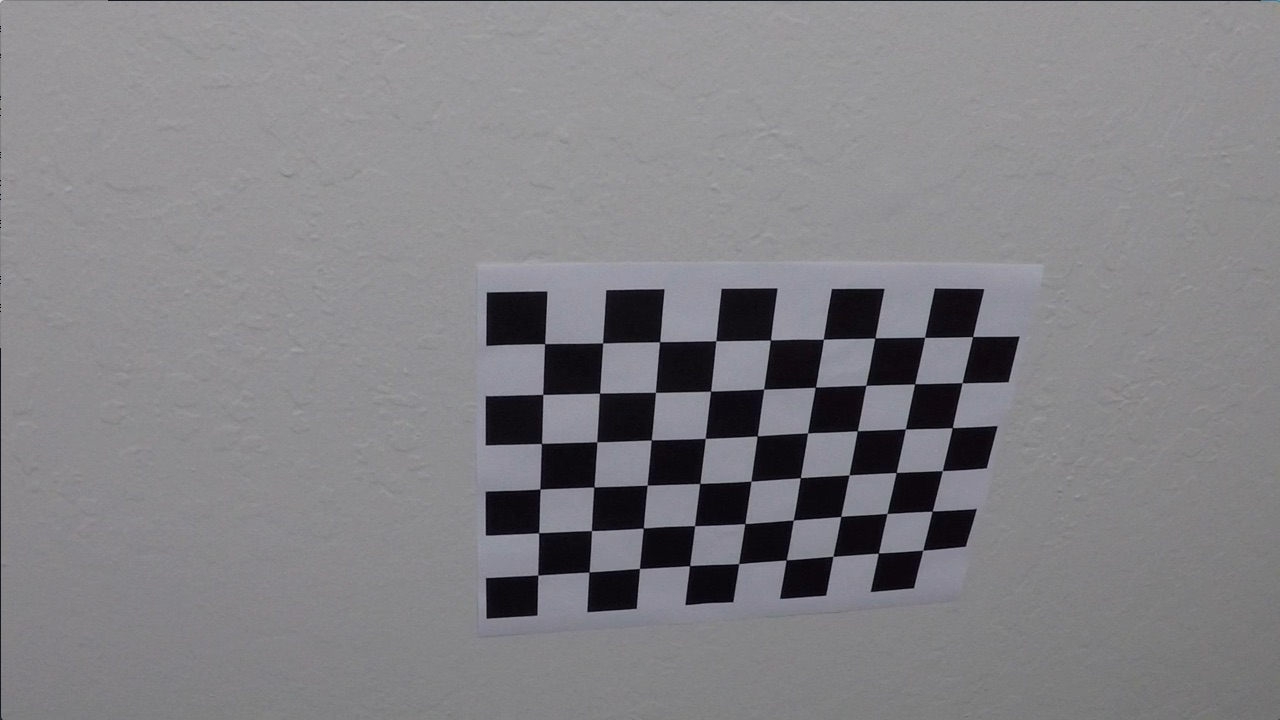
#> input picture p4_advanced_lane_lines/camera_cal/calibration10.jpg, 1280 x 720 px; its folder holds only this picture in this run
$ jupyter execute --allow-errors p4-advanced-lane-lines.ipynb   (shell and % lines are left out)   (older library calls are emulated)
#> lines starting #> are read from the running program, lines starting #| are printed output that depends on the picture; after the words box and inside, x2 and y2 are one past the last pixel; in counts of white or black regions, pixels touching at a corner belong together
### p4_advanced_lane_lines/utils.py
import numpy as np
import cv2
from scipy import signal


# [100 lines left out: functions abs_sobel_thresh, dir_threshold, mag_thresh, get_pixel_in_window, add_pixels_given_centres, not called in this run]


def evaluate_poly(indep, poly_coeffs):
    return poly_coeffs[0]*indep**2 + poly_coeffs[1]*indep + poly_coeffs[2]


def highlight_lane_line_area(mask_template, left_poly, right_poly, start_y=0, end_y =720):
    area_mask = mask_template
    for y in range(start_y, end_y):
        left = evaluate_poly(y, left_poly)
        right = evaluate_poly(y, right_poly)
        area_mask[y][int(left):int(right)] = 1
    return area_mask


# [6 lines left out: function add_figures_to_image, not called in this run]


def lane_poly(yval, poly_coeffs):
    """Returns x value for poly given a y-value.
    Note here x = Ay^2 + By + C."""
    return poly_coeffs[0]*yval**2 + poly_coeffs[1]*yval + poly_coeffs[2]


def draw_poly(img, poly, poly_coeffs, steps, color=[255, 0, 0], thickness=10, dashed=False):
    img_height = img.shape[0]
    pixels_per_step = img_height // steps

    for i in range(steps):
        start = i * pixels_per_step
        end = start + pixels_per_step

        start_point = (int(poly(start, poly_coeffs=poly_coeffs)), start)
        end_point = (int(poly(end, poly_coeffs=poly_coeffs)), end)

        if dashed == False or i % 2 == 1:
            img = cv2.line(img, end_point, start_point, color, thickness)
    return img


def binarize(image, gray_thresh=(20, 255), s_thresh=(170, 255), l_thresh=(30, 255), sobel_kernel=3):
    # first we take a copy of the source iamge
    image_copy = np.copy(image)

    # convert RGB image to HLS color space.
    # HLS more reliable when it comes to find out lane lines
    hls = cv2.cvtColor(image_copy, cv2.COLOR_RGB2HLS)
    s_channel = hls[:, :, 2]
    l_channel = hls[:, :, 1]

    # Next, we apply Sobel operator in X direction and calculate scaled derivatives.
    sobelx = cv2.Sobel(l_channel, cv2.CV_64F, 1, 0, ksize=sobel_kernel)
    abs_sobelx = np.absolute(sobelx)
    scaled_sobel = np.uint8(255 * abs_sobelx / np.max(abs_sobelx))

    # Next, we generate a binary image based on gray_thresh values.
    thresh_min = gray_thresh[0]
    thresh_max = gray_thresh[1]
    sobel_x_binary = np.zeros_like(scaled_sobel)
    sobel_x_binary[(scaled_sobel >= thresh_min) & (scaled_sobel <= thresh_max)] = 1

    # Next, we generated a binary image using S component of our HLS color scheme and
    # provided S threshold
    s_binary = np.zeros_like(s_channel)
    s_thresh_min = s_thresh[0]
    s_thresh_max = s_thresh[1]
    s_binary[(s_channel >= s_thresh_min) & (s_channel <= s_thresh_max)] = 1

    # Next, we generated a binary image using S component of our HLS color scheme and
    # provided S threshold
    l_binary = np.zeros_like(l_channel)
    l_thresh_min = l_thresh[0]
    l_thresh_max = l_thresh[1]
    l_binary[(l_channel >= l_thresh_min) & (l_channel <= l_thresh_max)] = 1

    # finally, return the combined binary image
    binary = np.zeros_like(sobel_x_binary)
    binary[((l_binary == 1) & (s_binary == 1) | (sobel_x_binary == 1))] = 1
    binary = 255 * binary.astype('uint8')  # single channel
    #binary = 255 * np.dstack((binary, binary, binary)).astype('uint8')  # three channel

    return noise_reduction(binary)


def noise_reduction(image, threshold=4):
    k = np.array([[1, 1, 1],
                  [1, 0, 1],
                  [1, 1, 1]])
    nb_neighbours = cv2.filter2D(image, ddepth=-1, kernel=k)
    image[nb_neighbours < threshold] = 0
    return image


# [111 lines left out: functions fit_lanes, road_info, not called in this run]

### p4_advanced_lane_lines/p4-advanced-lane-lines.ipynb
# Imports

[cell 1]
import numpy as np
import cv2
import glob
import pickle
from scipy import signal

import cProfile
pr = cProfile.Profile()
pr.disable()

from moviepy.editor import VideoFileClip
from IPython.display import HTML

import matplotlib.pyplot as plt
import matplotlib.image as mpimg

# a boatload of helper functions sourced from Udacity module components and Github
from utils import *

# Calibration

[cell 2]
# Prepare object points
nx, ny = 9, 6

# read cal files
images = glob.glob("camera_cal/calibration*.jpg")

# Generate object points
objp = np.zeros((nx * ny, 3), np.float32)
objp[:,:2] = np.mgrid[0:nx, 0:ny].T.reshape(-1, 2)

# Initialise image and object point arrays
objpoints = []
imgpoints = []

[cell 3]
# loop over cal images
for idx, fname in enumerate(images):

    # Read in image
    img = cv2.imread(fname)
#> img is the input picture: shape (720, 1280, 3); mean B, G, R 133.1, 129.4, 130.2

    # Convert to grayscale
    gray = cv2.cvtColor(img, cv2.COLOR_BGR2GRAY)

    # Find the chessboard corners
    ret, corners = cv2.findChessboardCorners(gray, (nx, ny), None)
#> ret = True; corners = 54 rows, first 8: [545.3, 343.1], [602.7, 342.8], [660.1, 341.3], [715.8, 340.7], [770.6, 340], [823.5, 339.2], [874.3, 338.5], [925.1, 337.4]

    # If found, draw corners
    if ret == True:

        # Fill image point and object point arrays
        imgpoints.append(corners)
        objpoints.append(objp)

        # Draw and display the corners
        cv2.drawChessboardCorners(img, (nx, ny), corners, ret)
#> img: shape (720, 1280, 3); 1.91% of pixels changed, all inside (x1, y1, x2, y2) = (532, 331, 980, 582)
        write_name = 'output_images/corners_'+str(idx)+'.jpg'
        cv2.imwrite(write_name, img)

[cell 4]
# Test undistortion on an image
img = cv2.imread('camera_cal/calibration1.jpg')
#> (the rest of this cell did not finish here and is left out)

[cell 5]
# Save the camera calibration result
dist_pickle = {}
#> (the rest of this cell did not finish here and is left out)

# Distortion Correction

[cell 6]
with open("camera_calibration_result.p", mode='rb') as f:
#> (reads p4_advanced_lane_lines/camera_calibration_result.p from the repository)
    camera_calib = pickle.load(f)
mtx = camera_calib["mtx"]
dist = camera_calib["dist"]

# open data file
raw = cv2.imread("test_images/signs_vehicles.png")
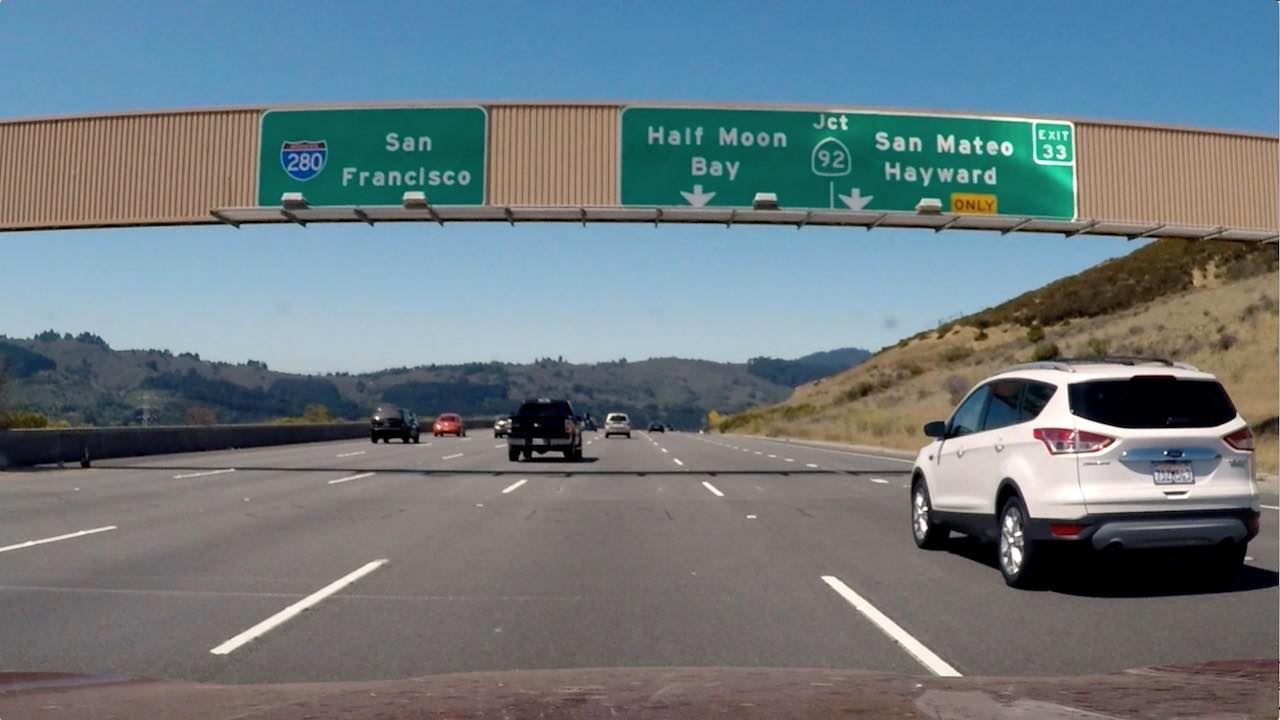
#> input picture p4_advanced_lane_lines/test_images/signs_vehicles.png, 1280 x 720 px
#> raw is the input picture: shape (720, 1280, 3); mean B, G, R 127.5, 121.6, 109.2
image = cv2.undistort(raw, mtx, dist, None, mtx)

# Visualize undistortion
#> (the rest of this cell did not finish here and is left out)

# Color Thresholding

[cell 7]

# open new image
raw = cv2.imread("test_images/test4.jpg")
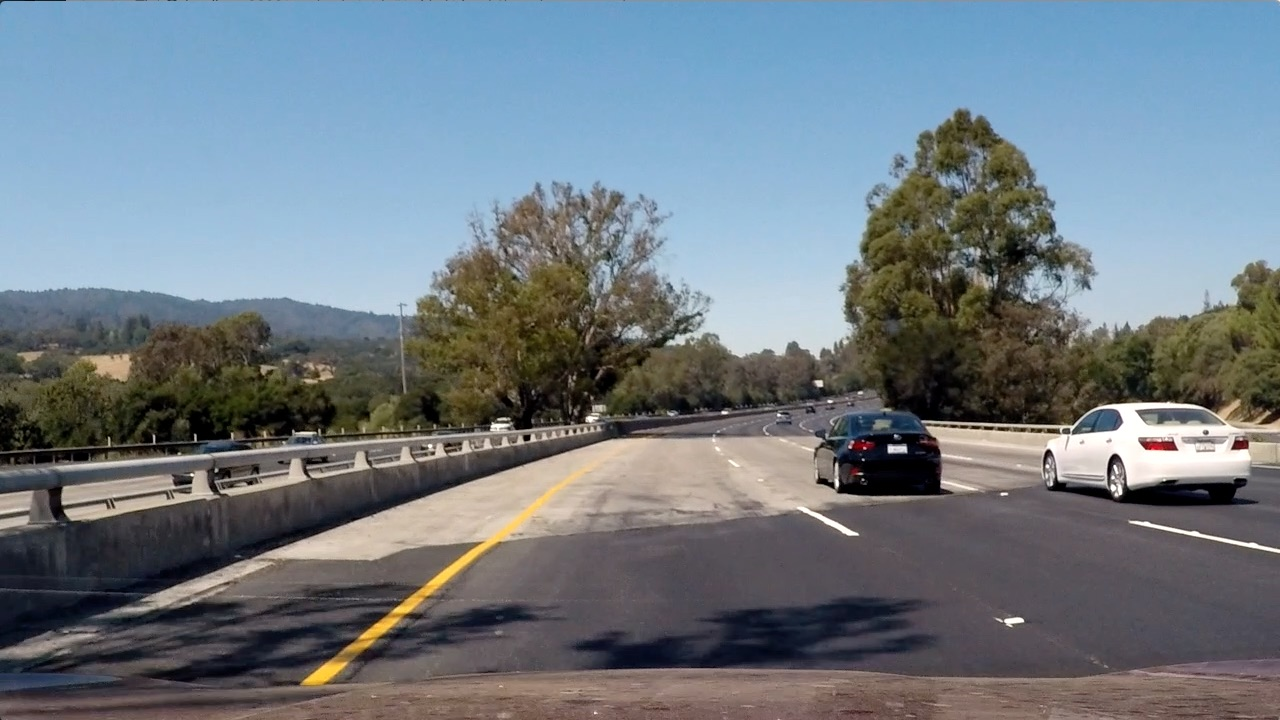
#> input picture p4_advanced_lane_lines/test_images/test4.jpg, 1280 x 720 px
#> raw is the input picture: shape (720, 1280, 3); mean B, G, R 130.9, 122.7, 112.2
image = cv2.undistort(raw, mtx, dist, None, mtx)

[cell 8]
combined_binary = binarize(image,
                           gray_thresh = (20, 255),
                           s_thresh = (170, 255),
                           l_thresh = (30, 255))
#> combined_binary: shape (720, 1280); 7.8% white; 2966 white regions (2447 under 20 px), largest, box (x1, y1, x2, y2) and area: (1051, 391, 1280, 509) 8207, (280, 468, 588, 701) 3921, (571, 191, 644, 355) 2354
plt.imshow(combined_binary, cmap="gray")
#> (this line was passed over: IPython is not available in this run)
write_name = 'output_images/color_thresh'+'.jpg'
plt.savefig(write_name)
#> (this line was passed over: IPython is not available in this run)

# Perspective Transform

[cell 9]
corners = np.float32([[253, 697],
                      [585, 456],
                      [700, 456],
                      [1061, 690]])
new_top_left = np.array([corners[0, 0], 0])
new_top_right = np.array([corners[3, 0], 0])
offset = [50, 0]

img_size = (image.shape[1], image.shape[0])
src = np.float32([corners[0], corners[1], corners[2], corners[3]])
dst = np.float32([corners[0] + offset, new_top_left + offset, new_top_right - offset, corners[3] - offset])

M = cv2.getPerspectiveTransform(src, dst)
M_inverse = cv2.getPerspectiveTransform(dst, src)

cv2.line(image, tuple(corners[0]), tuple(corners[1]), color=[255,0,0], thickness=2);
cv2.line(image, tuple(corners[1]), tuple(corners[2]), color=[255,0,0], thickness=2);
#> image: shape (720, 1280, 3); mean B, G, R 131.3, 122.8, 112.5
cv2.line(image, tuple(corners[2]), tuple(corners[3]), color=[255,0,0], thickness=2);
cv2.line(image, tuple(corners[3]), tuple(corners[0]), color=[255,0,0], thickness=2);

size = (image.shape[1], image.shape[0])
warped_raw = cv2.warpPerspective(image, M, size, flags=cv2.INTER_LINEAR)
warped = cv2.warpPerspective(combined_binary, M, size, flags=cv2.INTER_LINEAR)

#> (a cell that did not finish here is left out)

# Detect Lanes

[cell 11]
histogram = np.sum(warped[warped.shape[0] // 2:, :], axis=0)
#> histogram = 1280 values, max 85632 at index 350, min 0 at index 66, mean 3417.1
plt.figure(figsize=(10,4))
#> (this line was passed over: IPython is not available in this run)
plt.plot(histogram)
#> (this line was passed over: IPython is not available in this run)
write_name = 'output_images/lane_histo'+'.jpg'
plt.savefig(write_name)
#> (this line was passed over: IPython is not available in this run)

[cell 12]
# get midpoint
midpoint = np.int(histogram.shape[0] / 2)

# get left and right halves of the histogram
leftx_base = np.argmax(histogram[:midpoint])
#> leftx_base = 350
rightx_base = np.argmax(histogram[midpoint:]) + midpoint
#> rightx_base = 1061

print('Peak point of left half: {}'.format(leftx_base))
#| Peak point of left half: 350
print('Peak point of right half: {}'.format(rightx_base))
#| Peak point of right half: 1061

[cell 13]
nwindows = 12
window_height = np.int(warped.shape[0] / nwindows)

# Extracts x and y coordinates of non-zero pixels
nonzero = warped.nonzero()
#> nonzero = 58897 positions, rows 0 to 705, columns 0 to 1279
nonzeroy = np.array(nonzero[0])
nonzerox = np.array(nonzero[1])

# Set current x coordinated for left and right
leftx_current = leftx_base
#> leftx_current = 350
rightx_current = rightx_base
#> rightx_current = 1061

margin = 75
min_num_pixels = 35

# save pixel ids in these two lists
left_lane_inds = []
right_lane_inds = []

for window in range(nwindows):
    win_y_low = warped.shape[0] - (window + 1) * window_height
    win_y_high = warped.shape[0] - window * window_height

    win_xleft_low = leftx_current - margin
    win_xleft_high = leftx_current + margin
    win_xright_low = rightx_current - margin
    win_xright_high = rightx_current + margin

    good_left_inds = ((nonzeroy >= win_y_low) & (nonzeroy < win_y_high) &
                      (nonzerox >= win_xleft_low) & (nonzerox < win_xleft_high)).nonzero()[0]
    good_right_inds = ((nonzeroy >= win_y_low) & (nonzeroy < win_y_high) &
                       (nonzerox >= win_xright_low) & (nonzerox < win_xright_high)).nonzero()[0]

    # Append these indices to the lists
    left_lane_inds.append(good_left_inds)
    right_lane_inds.append(good_right_inds)

    if len(good_left_inds) > min_num_pixels:
        leftx_current = np.int(np.mean(nonzerox[good_left_inds]))
    if len(good_right_inds) > min_num_pixels:
        rightx_current = np.int(np.mean(nonzerox[good_right_inds]))
#> this loop made 12 passes
#> (win_xleft_low, win_xleft_high, win_xright_low, win_xright_high, leftx_current, rightx_current) on passes 1, 2, 3, 4, 5, 7, 8, 9: (275, 425, 986, 1136, 343, 1076), (268, 418, 1001, 1151, 340, 1074), (265, 415, 999, 1149, 347, 1070), (272, 422, 995, 1145, 355, 1073), (280, 430, 998, 1148, 353, 1074), (277, 427, 999, 1149, 360, 1097), (285, 435, 1022, 1172, 369, 1112), (294, 444, 1037, 1187, 382, 1103)
#> after the loop, left_lane_inds = 12 items; right_lane_inds = 12 items

# Concatenate the ndarrays of indices
left_lane_array = np.concatenate(left_lane_inds)
#> left_lane_array = 19003 values, max 58896 at index 1103, min 20099 at index 18984, mean 41680.1
right_lane_array = np.concatenate(right_lane_inds)
#> right_lane_array = 11690 values, max 58608 at index 53, min 3529 at index 11408, mean 27629.4

# Extract left and right line pixel positions
leftx = nonzerox[left_lane_array]
#> leftx = 19003 values, max 410 at index 1088, min 268 at index 2602, mean 356.3
lefty = nonzeroy[left_lane_array]
#> lefty = 19003 values, max 705 at index 1102, min 178 at index 18984, mean 440.3
rightx = nonzerox[right_lane_array]
#> rightx = 11690 values, max 1171 at index 11650, min 1036 at index 4482, mean 1104.9
righty = nonzeroy[right_lane_array]
#> righty = 11690 values, max 692 at index 50, min 40 at index 11408, mean 282.5

# Fit a second order polynomial to each
left_fit = np.polyfit(lefty, leftx, 2)
#> left_fit = [0.000158, -0.215, 417.1]
right_fit = np.polyfit(righty, rightx, 2)
#> right_fit = [0.00026, -0.302, 1160.4]

fity = np.linspace(0, warped.shape[0] - 1, warped.shape[0])
fit_leftx = left_fit[0] * fity ** 2 + left_fit[1] * fity + left_fit[2]
#> fit_leftx = 720 values, max 417.1 at index 0, min 344 at index 680, mean 367.1
fit_rightx = right_fit[0] * fity ** 2 + right_fit[1] * fity + right_fit[2]
#> fit_rightx = 720 values, max 1160.4 at index 0, min 1072.4 at index 582, mean 1096.5

[cell 14]
warped[lefty, leftx] = 255/2
warped[righty, rightx] = 255/2

plt.imshow(warped)
#> (this line was passed over: IPython is not available in this run)
#> (the rest of this cell did not finish here and is left out)

# Warp Lanes

[cell 15]
# something to draw on
blank_canvas = np.zeros((720, 1280))
color_canvas = cv2.cvtColor(blank_canvas.astype(np.uint8), cv2.COLOR_GRAY2RGB)
#> color_canvas: shape (720, 1280, 3); every value is 0

# Warp the detected lane boundaries back onto the original image.
polyfit_left = draw_poly(blank_canvas, lane_poly, left_fit, 30)
#> the loop in draw_poly, `for i in range(steps):` made 30 passes
#> (start_point, end_point) on passes 1 to 8: ((417, 0), (412, 24)), ((412, 24), (407, 48)), ((407, 48), (402, 72)), ((402, 72), (397, 96)), ((397, 96), (393, 120)), ((393, 120), (389, 144)), ((389, 144), (385, 168)), ((385, 168), (381, 192))
#> after the loop in draw_poly, `for i in range(steps):`:
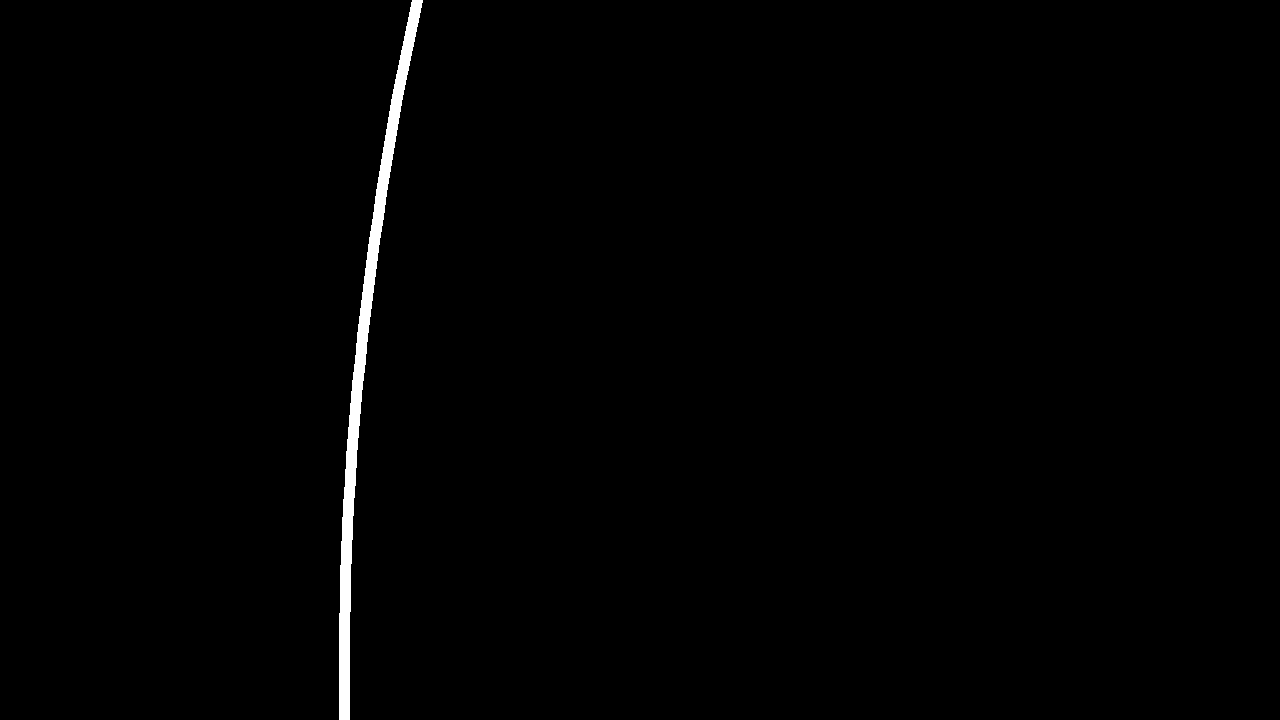
#> img: shape (720, 1280) float64; 0.86% white; 1 white region, box (x1, y1, x2, y2) and area: (339, 0, 423, 720) 7963
polyfit_drawn = draw_poly(polyfit_left, lane_poly, right_fit, 30)
#> the loop in draw_poly (call 2), `for i in range(steps):` made 30 passes
#> (start_point, end_point) on passes 1 to 8: ((1160, 0), (1153, 24)), ((1153, 24), (1146, 48)), ((1146, 48), (1139, 72)), ((1139, 72), (1133, 96)), ((1133, 96), (1127, 120)), ((1127, 120), (1122, 144)), ((1122, 144), (1116, 168)), ((1116, 168), (1111, 192))

# Convert to color and highlight lane line area
trace = color_canvas
trace[polyfit_drawn > 1] = [0, 0, 255]
#> trace: shape (720, 1280, 3); mean B, G, R 0, 0, 4.4
area = highlight_lane_line_area(blank_canvas, left_fit, right_fit)
#> the loop in highlight_lane_line_area, `for y in range(start_y, end_y):` made 720 passes
#> (left, right) on passes 1 to 3: (417.1, 1160.4), (416.9, 1160.1), (416.6, 1159.8)
trace[area == 1] = [0, 255, 0]

# Warp lane boundaries back onto original image
lane_lines = cv2.warpPerspective(trace, M_inverse, size, flags=cv2.INTER_LINEAR)

# Convert to color
combined_img = cv2.add(lane_lines, image)
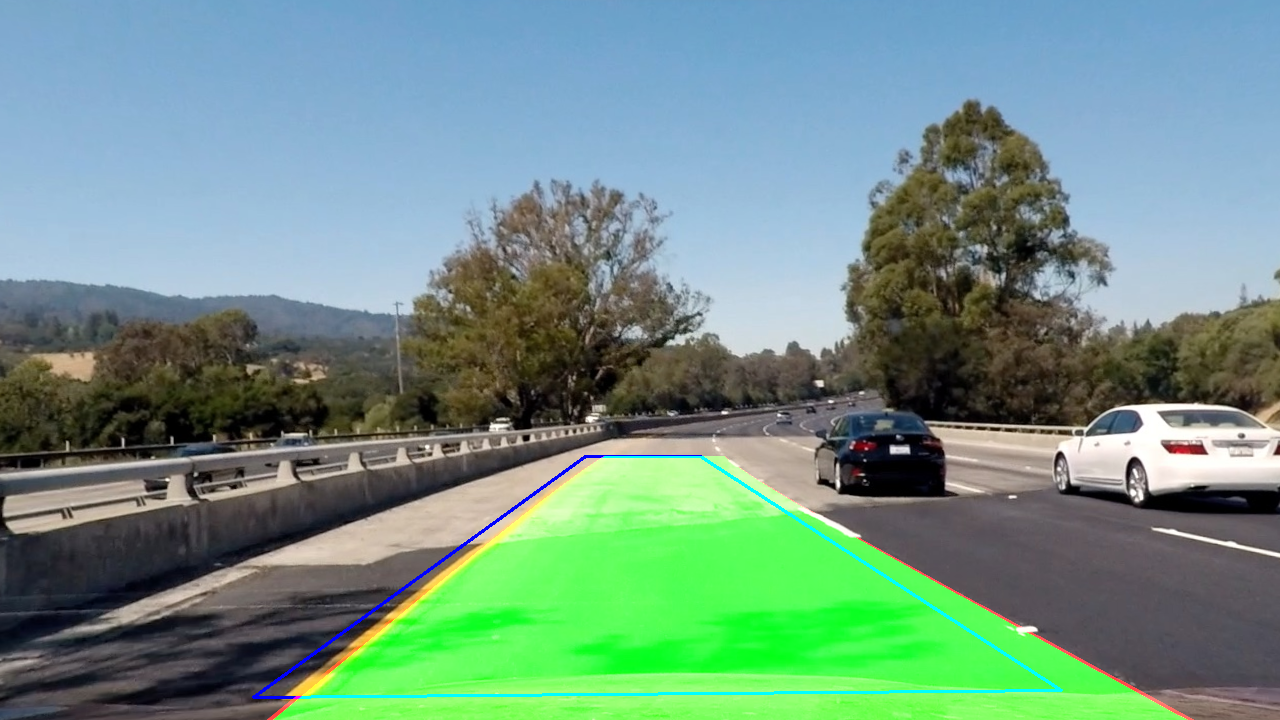
#> combined_img: shape (720, 1280, 3); mean B, G, R 131.9, 146.7, 112.2
plt.imshow(combined_img[:,:,::-1])
#> (this line was passed over: IPython is not available in this run)
write_name = 'output_images/lane_labeled'+'.jpg'
plt.savefig(write_name)
